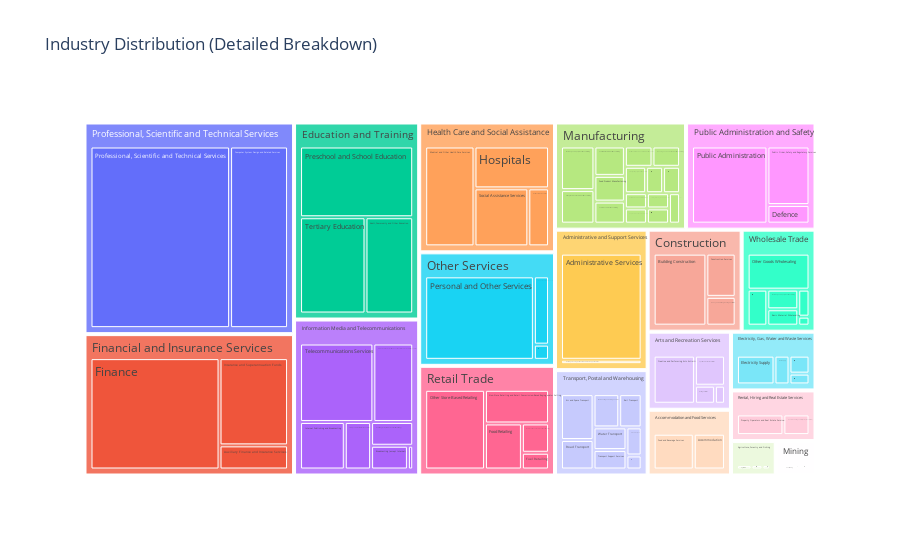

Notebook code for this chart:
### Code cell
## 1b) Industry representation
viz_industry_df = (
    cd_2020[["industry", "industry_detailed"]]
    .dropna()
)

industry_tree = (
    viz_industry_df
    .groupby(["industry", "industry_detailed"])
    .size()
    .reset_index(name="count")
)

ind_dist = px.treemap(
    industry_tree,
    path=["industry", "industry_detailed"],
    values="count",
    title="Industry Distribution (Detailed Breakdown)"
)

industry_tree["percent"] = (
    industry_tree["count"] / industry_tree["count"].sum() * 100
)

ind_dist = px.treemap(
    industry_tree,
    path=["industry", "industry_detailed"],
    values="count",
    custom_data=["percent"],
    title="Industry Distribution (Detailed Breakdown)"
)

ind_dist.update_traces(
    hovertemplate=
        "<b>%{label}</b><br>" +
        "Respondents: %{value}<br>" +
        "Share of sample: %{customdata[0]:.1f}%<extra></extra>"
)

ind_dist.show()

### Figure 1 — Plotly figure (JSON) as saved in the notebook; plotly's stock layout.template omitted (floating-point values rounded to 4 significant figures)
{"data": [{"branchvalues": "total", "customdata": [["0.92899800928998"], ["1.1944260119442602"], ["4.844061048440611"], ["0.19907100199071004"], ["0.26542800265428"], ["0.19907100199071004"], ["0.13271400132714"], ["1.4598540145985401"], ["0.13271400132714"], ["0.26542800265428"], ["0.6635700066357001"], ["2.3888520238885205"], ["0.7962840079628402"], ["0.53085600530856"], ["2.3224950232249504"], ["4.04777704047777"], ["3.1851360318513606"], ["0.9953550099535502"], ["0.3981420039814201"], ["0.19907100199071004"], ["0.33178500331785005"], ["0.8626410086264101"], ["7.498341074983411"], ["3.11877903118779"], ["1.7252820172528203"], ["2.72063702720637"], ["0.6635700066357001"], ["1.7252820172528203"], ["0.46449900464499"], ["1.1280690112806901"], ["1.6589250165892502"], ["0.6635700066357001"], ["0.06635700066357"], ["0.53085600530856"], ["3.0524220305242205"], ["0.33178500331785005"], ["0.33178500331785005"], ["0.53085600530856"], ["0.46449900464499"], ["0.3981420039814201"], ["0.8626410086264101"], ["0.26542800265428"], ["0.19907100199071004"], ["0.19907100199071004"], ["0.6635700066357001"], ["0.19907100199071004"], ["0.19907100199071004"], ["0.26542800265428"], ["0.33178500331785005"], ["0.19907100199071004"], ["0.19907100199071004"], ["0.13271400132714"], ["0.06635700066357"], ["0.13271400132714"], ["5.242203052422031"], ["0.13271400132714"], ["0.5972130059721301"], ["5.04313205043132"], ["12.143331121433311"], ["0.46449900464499"], ["3.4505640345056405"], ["1.4598540145985401"], ["1.06171201061712"], ["0.5972130059721301"], ["0.9953550099535502"], ["0.26542800265428"], ["0.46449900464499"], ["1.26078301260783"], ["2.78699402786994"], ["0.92899800928998"], ["0.26542800265428"], ["0.13271400132714"], ["0.46449900464499"], ["0.5972130059721301"], ["0.3981420039814201"], ["0.53085600530856"], ["0.46449900464499"], ["0.33178500331785005"], ["0.06635700066357"], ["0.46449900464499"], ["0.3981420039814201"], ["0.19907100199071004"], ["1.4598540145985401"], ["(?)"], ["(?)"], ["(?)"], ["(?)"], ["(?)"], ["(?)"], ["(?)"], ["(?)"], ["(?)"], ["(?)"], ["(?)"], ["(?)"], ["(?)"], ["(?)"], ["(?)"], ["(?)"], ["(?)"], ["(?)"], ["(?)"]], "domain": {"x": [0, 1], "y": [0, 1]}, "hovertemplate": "<b>%{label}</b><br>Respondents: %{value}<br>Share of sample: %{customdata[0]:.1f}%<extra></extra>", "ids": ["Accommodation and Food Services/Accommodation", "Accommodation and Food Services/Food and Beverage Services", "Administrative and Support Services/Administrative Services", "Administrative and Support Services/Building Cleaning, Pest Control and Other Support Services", "Agriculture, Forestry and Fishing/Agriculture", "Agriculture, Forestry and Fishing/Agriculture, Forestry and Fishing Support Services", "Agriculture, Forestry and Fishing/Forestry and Logging", "Arts and Recreation Services/Creative and Performing Arts Activities", "Arts and Recreation Services/Gambling Activities", "Arts and Recreation Services/Heritage Activities", "Arts and Recreation Services/Sports and Recreation Activities", "Construction/Building Construction", "Construction/Construction Services", "Construction/Heavy and Civil Engineering Construction", "Education and Training/Adult, Community and Other Education", "Education and Training/Preschool and School Education", "Education and Training/Tertiary Education", "Electricity, Gas, Water and Waste Services/Electricity Supply", "Electricity, Gas, Water and Waste Services/Gas Supply", "Electricity, Gas, Water and Waste Services/Waste Collection, Treatment and Disposal Services", "Electricity, Gas, Water and Waste Services/Water Supply, Sewerage and Drainage Services", "Financial and Insurance Services/Auxiliary Finance and Insurance Services", "Financial and Insurance Services/Finance", "Financial and Insurance Services/Insurance and Superannuation Funds", "Health Care and Social Assistance/Hospitals", "Health Care and Social Assistance/Medical and Other Health Care Services", "Health Care and Social Assistance/Residential Care Services", "Health Care and Social Assistance/Social Assistance Services", "Information Media and Telecommunications/Broadcasting (except Internet)", "Information Media and Telecommunications/Internet Publishing and Broadcasting", "Information Media and Telecommunications/Internet Service Providers, Web Search Portals and Data Processing Services", "Information Media and Telecommunications/Library and Other Information Services", "Information Media and Telecommunications/Motion Picture and Sound Recording Activities", "Information Media and Telecommunications/Publishing (except Internet and Music Publishing)", "Information Media and Telecommunications/Telecommunications Services", "Manufacturing/Basic Chemical and Chemical Product Manufacturing", "Manufacturing/Beverage and Tobacco Product Manufacturing", "Manufacturing/Fabricated Metal Product Manufacturing", "Manufacturing/Food Product Manufacturing", "Manufacturing/Furniture and Other Manufacturing", "Manufacturing/Machinery and Equipment Manufacturing", "Manufacturing/Non-Metallic Mineral Product Manufacturing", "Manufacturing/Petroleum and Coal Product Manufacturing", "Manufacturing/Polymer Product and Rubber Product Manufacturing", "Manufacturing/Primary Metal and Metal Product Manufacturing", "Manufacturing/Printing (including the Reproduction of Recorded Media)", "Manufacturing/Pulp, Paper and Converted Paper Product Manufacturing", "Manufacturing/Textile, Leather, Clothing and Footwear Manufacturing", "Manufacturing/Transport Equipment Manufacturing", "Manufacturing/Wood Product Manufacturing", "Mining/Coal Mining", "Mining/Exploration and Other Mining Support Services", "Mining/Metal Ore Mining", "Mining/Oil and Gas Extraction", "Other Services/Personal and Other Services", "Other Services/Private Households Employing Staff and Undifferentiated Goods", "Other Services/Repair and Maintenance", "Professional, Scientific and Technical Services/Computer System Design and Related Services", "Professional, Scientific and Technical Services/Professional, Scientific and Technical Services", "Public Administration and Safety/Defence", "Public Administration and Safety/Public Administration", "Public Administration and Safety/Public Order, Safety and Regulatory Services", "Rental, Hiring and Real Estate Services/Property Operators and Real Estate Services", "Rental, Hiring and Real Estate Services/Rental and Hiring Services (except Real Estate)", "Retail Trade/Food Retailing", "Retail Trade/Fuel Retailing", "Retail Trade/Motor Vehicle and Motor Vehicle Parts Retailing", "Retail Trade/Non-Store Retailing and Retail Commission-Based Buying and/or Selling", "Retail Trade/Other Store-Based Retailing", "Transport, Postal and Warehousing/Air and Space Transport", "Transport, Postal and Warehousing/Other Transport", "Transport, Postal and Warehousing/Postal and Courier Pick-up and Delivery Services", "Transport, Postal and Warehousing/Rail Transport", "Transport, Postal and Warehousing/Road Transport", "Transport, Postal and Warehousing/Transport Support Services", "Transport, Postal and Warehousing/Warehousing and Storage Services", "Transport, Postal and Warehousing/Water Transport", "Wholesale Trade/Basic Material Wholesaling", "Wholesale Trade/Commission-Based Wholesaling", "Wholesale Trade/Grocery, Liquor and Tobacco Product Wholesaling", "Wholesale Trade/Machinery and Equipment Wholesaling", "Wholesale Trade/Motor Vehicle and Motor Vehicle Parts Wholesaling", "Wholesale Trade/Other Goods Wholesaling", "Accommodation and Food Services", "Administrative and Support Services", "Agriculture, Forestry and Fishing", "Arts and Recreation Services", "Construction", "Education and Training", "Electricity, Gas, Water and Waste Services", "Financial and Insurance Services", "Health Care and Social Assistance", "Information Media and Telecommunications", "Manufacturing", "Mining", "Other Services", "Professional, Scientific and Technical Services", "Public Administration and Safety", "Rental, Hiring and Real Estate Services", "Retail Trade", "Transport, Postal and Warehousing", "Wholesale Trade"], "labels": ["Accommodation", "Food and Beverage Services", "Administrative Services", "Building Cleaning, Pest Control and Other Support Services", "Agriculture", "Agriculture, Forestry and Fishing Support Services", "Forestry and Logging", "Creative and Performing Arts Activities", "Gambling Activities", "Heritage Activities", "Sports and Recreation Activities", "Building Construction", "Construction Services", "Heavy and Civil Engineering Construction", "Adult, Community and Other Education", "Preschool and School Education", "Tertiary Education", "Electricity Supply", "Gas Supply", "Waste Collection, Treatment and Disposal Services", "Water Supply, Sewerage and Drainage Services", "Auxiliary Finance and Insurance Services", "Finance", "Insurance and Superannuation Funds", "Hospitals", "Medical and Other Health Care Services", "Residential Care Services", "Social Assistance Services", "Broadcasting (except Internet)", "Internet Publishing and Broadcasting", "Internet Service Providers, Web Search Portals and Data Processing Services", "Library and Other Information Services", "Motion Picture and Sound Recording Activities", "Publishing (except Internet and Music Publishing)", "Telecommunications Services", "Basic Chemical and Chemical Product Manufacturing", "Beverage and Tobacco Product Manufacturing", "Fabricated Metal Product Manufacturing", "Food Product Manufacturing", "Furniture and Other Manufacturing", "Machinery and Equipment Manufacturing", "Non-Metallic Mineral Product Manufacturing", "Petroleum and Coal Product Manufacturing", "Polymer Product and Rubber Product Manufacturing", "Primary Metal and Metal Product Manufacturing", "Printing (including the Reproduction of Recorded Media)", "Pulp, Paper and Converted Paper Product Manufacturing", "Textile, Leather, Clothing and Footwear Manufacturing", "Transport Equipment Manufacturing", "Wood Product Manufacturing", "Coal Mining", "Exploration and Other Mining Support Services", "Metal Ore Mining", "Oil and Gas Extraction", "Personal and Other Services", "Private Households Employing Staff and Undifferentiated Goods", "Repair and Maintenance", "Computer System Design and Related Services", "Professional, Scientific and Technical Services", "Defence", "Public Administration", "Public Order, Safety and Regulatory Services", "Property Operators and Real Estate Services", "Rental and Hiring Services (except Real Estate)", "Food Retailing", "Fuel Retailing", "Motor Vehicle and Motor Vehicle Parts Retailing", "Non-Store Retailing and Retail Commission-Based Buying and/or Selling", "Other Store-Based Retailing", "Air and Space Transport", "Other Transport", "Postal and Courier Pick-up and Delivery Services", "Rail Transport", "Road Transport", "Transport Support Services", "Warehousing and Storage Services", "Water Transport", "Basic Material Wholesaling", "Commission-Based Wholesaling", "Grocery, Liquor and Tobacco Product Wholesaling", "Machinery and Equipment Wholesaling", "Motor Vehicle and Motor Vehicle Parts Wholesaling", "Other Goods Wholesaling", "Accommodation and Food Services", "Administrative and Support Services", "Agriculture, Forestry and Fishing", "Arts and Recreation Services", "Construction", "Education and Training", "Electricity, Gas, Water and Waste Services", "Financial and Insurance Services", "Health Care and Social Assistance", "Information Media and Telecommunications", "Manufacturing", "Mining", "Other Services", "Professional, Scientific and Technical Services", "Public Administration and Safety", "Rental, Hiring and Real Estate Services", "Retail Trade", "Transport, Postal and Warehousing", "Wholesale Trade"], "name": "", "parents": ["Accommodation and Food Services", "Accommodation and Food Services", "Administrative and Support Services", "Administrative and Support Services", "Agriculture, Forestry and Fishing", "Agriculture, Forestry and Fishing", "Agriculture, Forestry and Fishing", "Arts and Recreation Services", "Arts and Recreation Services", "Arts and Recreation Services", "Arts and Recreation Services", "Construction", "Construction", "Construction", "Education and Training", "Education and Training", "Education and Training", "Electricity, Gas, Water and Waste Services", "Electricity, Gas, Water and Waste Services", "Electricity, Gas, Water and Waste Services", "Electricity, Gas, Water and Waste Services", "Financial and Insurance Services", "Financial and Insurance Services", "Financial and Insurance Services", "Health Care and Social Assistance", "Health Care and Social Assistance", "Health Care and Social Assistance", "Health Care and Social Assistance", "Information Media and Telecommunications", "Information Media and Telecommunications", "Information Media and Telecommunications", "Information Media and Telecommunications", "Information Media and Telecommunications", "Information Media and Telecommunications", "Information Media and Telecommunications", "Manufacturing", "Manufacturing", "Manufacturing", "Manufacturing", "Manufacturing", "Manufacturing", "Manufacturing", "Manufacturing", "Manufacturing", "Manufacturing", "Manufacturing", "Manufacturing", "Manufacturing", "Manufacturing", "Manufacturing", "Mining", "Mining", "Mining", "Mining", "Other Services", "Other Services", "Other Services", "Professional, Scientific and Technical Services", "Professional, Scientific and Technical Services", "Public Administration and Safety", "Public Administration and Safety", "Public Administration and Safety", "Rental, Hiring and Real Estate Services", "Rental, Hiring and Real Estate Services", "Retail Trade", "Retail Trade", "Retail Trade", "Retail Trade", "Retail Trade", "Transport, Postal and Warehousing", "Transport, Postal and Warehousing", "Transport, Postal and Warehousing", "Transport, Postal and Warehousing", "Transport, Postal and Warehousing", "Transport, Postal and Warehousing", "Transport, Postal and Warehousing", "Transport, Postal and Warehousing", "Wholesale Trade", "Wholesale Trade", "Wholesale Trade", "Wholesale Trade", "Wholesale Trade", "Wholesale Trade", "", "", "", "", "", "", "", "", "", "", "", "", "", "", "", "", "", "", ""], "type": "treemap", "values": [14.0, 18.0, 73.0, 3.0, 4.0, 3.0, 2.0, 22.0, 2.0, 4.0, 10.0, 36.0, 12.0, 8.0, 35.0, 61.0, 48.0, 15.0, 6.0, 3.0, 5.0, 13.0, 113.0, 47.0, 26.0, 41.0, 10.0, 26.0, 7.0, 17.0, 25.0, 10.0, 1.0, 8.0, 46.0, 5.0, 5.0, 8.0, 7.0, 6.0, 13.0, 4.0, 3.0, 3.0, 10.0, 3.0, 3.0, 4.0, 5.0, 3.0, 3.0, 2.0, 1.0, 2.0, 79.0, 2.0, 9.0, 76.0, 183.0, 7.0, 52.0, 22.0, 16.0, 9.0, 15.0, 4.0, 7.0, 19.0, 42.0, 14.0, 4.0, 2.0, 7.0, 9.0, 6.0, 8.0, 7.0, 5.0, 1.0, 7.0, 6.0, 3.0, 22.0, 32.0, 76.0, 9.0, 38.0, 56.0, 144.0, 29.0, 173.0, 103.0, 114.0, 82.0, 8.0, 90.0, 259.0, 81.0, 25.0, 87.0, 57.0, 44.0]}], "layout": {"legend": {"tracegroupgap": 0}, "title": {"text": "Industry Distribution (Detailed Breakdown)"}}}
